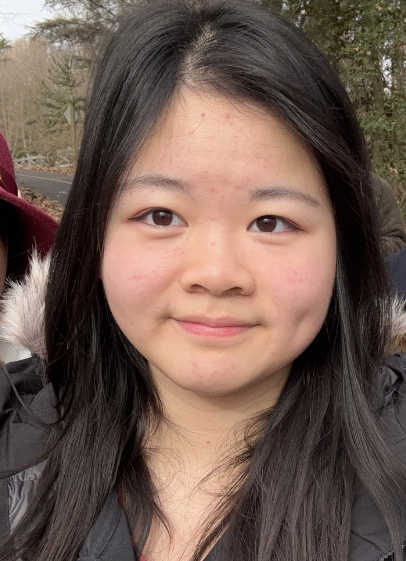
#> input picture facialrecognition/people/cindyli/image1.jpg, 406 x 561 px, found by its file name; its folder holds only this picture in this run
$ python train.py
#> lines starting #> are read from the running program, lines starting #| are printed output that depends on the picture
import os
import cv2
import numpy as np

def train_model(data_path):
#> called with data_path = 'facialrecognition/people'
    recognizer = cv2.face.LBPHFaceRecognizer_create()
    face_cascade = cv2.CascadeClassifier(cv2.data.haarcascades + 'haarcascade_frontalface_default.xml')

    face_samples = []
    ids = []

    person_names = sorted(os.listdir(data_path))

    for person_id, person_name in enumerate(person_names):
        person_path = os.path.join(data_path, person_name)

        if not os.path.isdir(person_path):
            continue

        for image_name in os.listdir(person_path):
            img_path = os.path.join(person_path, image_name)
            gray_img = cv2.imread(img_path, cv2.IMREAD_GRAYSCALE)
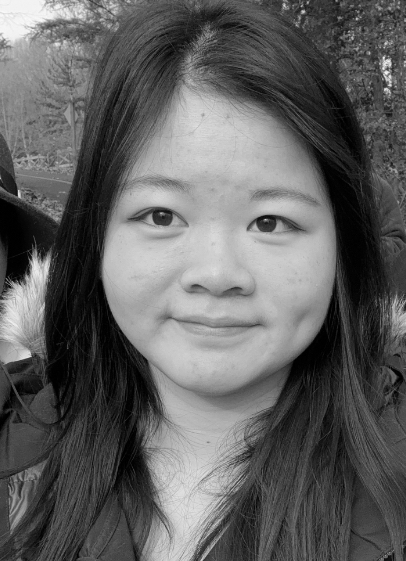
#> gray_img: shape (561, 406); min 0, max 250, mean 96.6

            if gray_img is None:
                print(f"Warning: Could not read image {img_path}")
                continue

            faces = face_cascade.detectMultiScale(gray_img, scaleFactor=1.1, minNeighbors=5)
#> faces = [[10, 401, 59, 59], [75, 107, 285, 285]]
            for (x, y, w, h) in faces:
                face_samples.append(gray_img[y:y+h, x:x+w])
                ids.append(person_id)
#> this loop made 2 passes
#> after the loop, face_samples = 2 items; ids = [0, 0]
#> pass 2 of the loop in train_model, `for person_id, person_name in enumerate(person_names):`:
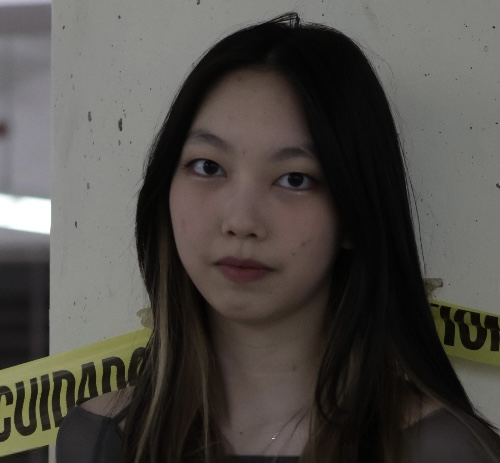
#> input picture facialrecognition/people/elise/image1.jpg, 500 x 463 px, found by its file name
#> in train_model, `gray_img = cv2.imread(img_path, cv2.IMREAD_GRAYSCALE)`:
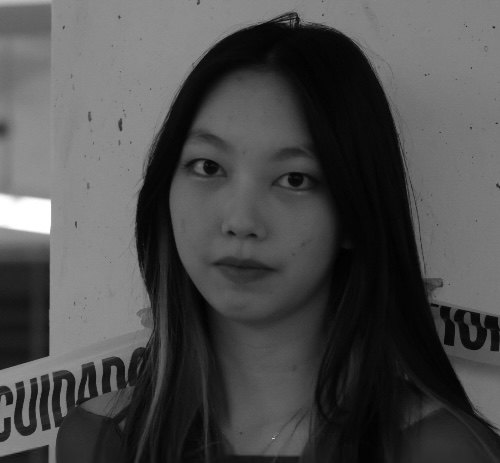
#> gray_img: shape (463, 500); min 0, max 255, mean 76
#> faces = [[142, 100, 214, 214]]
#> the loop in train_model, `for (x, y, w, h) in faces:` made 1 pass
#> after the loop in train_model, `for (x, y, w, h) in faces:`: face_samples = 3 items; ids = [0, 0, 1]

    recognizer.train(face_samples, np.array(ids))
    recognizer.save('face_recognizer.yml')
    print(f"Labels (IDs): {ids}")
#| Labels (IDs): [0, 0, 1]
    print("Training complete.")

train_model('facialrecognition/people')
